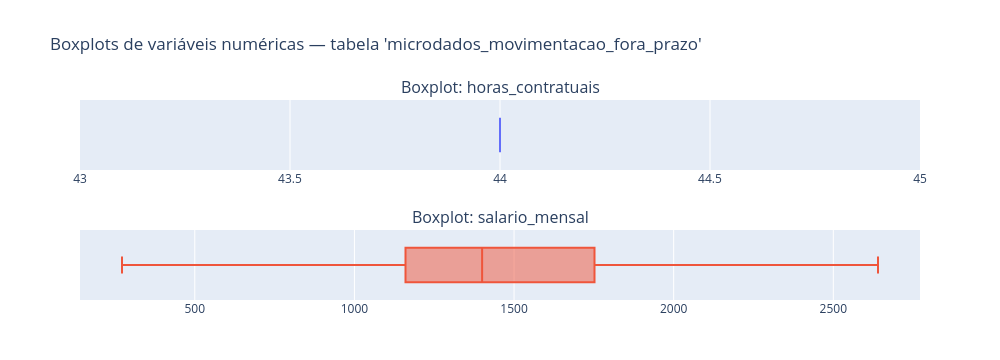

The notebook cell saved with this chart:
### Markdown cell above
### Box Plot

### Code cell
stats_dict, valid_columns = collect_boxplot_stats(client, table, num_columns)

fig, valid_columns = build_boxplot_figure(stats_dict, TABLE, log_vals=False)
output_path = os.path.abspath(f"data/outputs/html/distribuicao_boxplot_{TABLE}_num_columns.html")
fig.show()

### Figure 1 — Plotly figure (JSON) as saved in the notebook; plotly's stock layout.template omitted (floating-point values rounded to 4 significant figures)
{"data": [{"boxpoints": false, "lowerfence": [44], "median": [44], "name": "horas_contratuais", "orientation": "h", "q1": [44], "q3": [44], "showlegend": false, "type": "box", "upperfence": [44], "xaxis": "x", "yaxis": "y"}, {"boxpoints": false, "lowerfence": [272], "median": [1400], "name": "salario_mensal", "orientation": "h", "q1": [1160], "q3": [1752], "showlegend": false, "type": "box", "upperfence": [2640], "xaxis": "x2", "yaxis": "y2"}], "layout": {"annotations": [{"font": {"size": 16}, "showarrow": false, "text": "Boxplot: horas_contratuais", "x": 0.5, "xanchor": "center", "xref": "paper", "y": 1.0, "yanchor": "bottom", "yref": "paper"}, {"font": {"size": 16}, "showarrow": false, "text": "Boxplot: salario_mensal", "x": 0.5, "xanchor": "center", "xref": "paper", "y": 0.35, "yanchor": "bottom", "yref": "paper"}], "height": 360, "margin": {"b": 60}, "showlegend": false, "title": {"text": "Boxplots de variáveis numéricas — tabela 'microdados_movimentacao_fora_prazo'"}, "width": 1000, "xaxis": {"anchor": "y", "domain": [0, 1], "type": "linear"}, "xaxis2": {"anchor": "y2", "domain": [0, 1], "type": "linear"}, "yaxis": {"anchor": "x", "domain": [0.65, 1.0], "showticklabels": false}, "yaxis2": {"anchor": "x2", "domain": [0, 0.35], "showticklabels": false}}}
